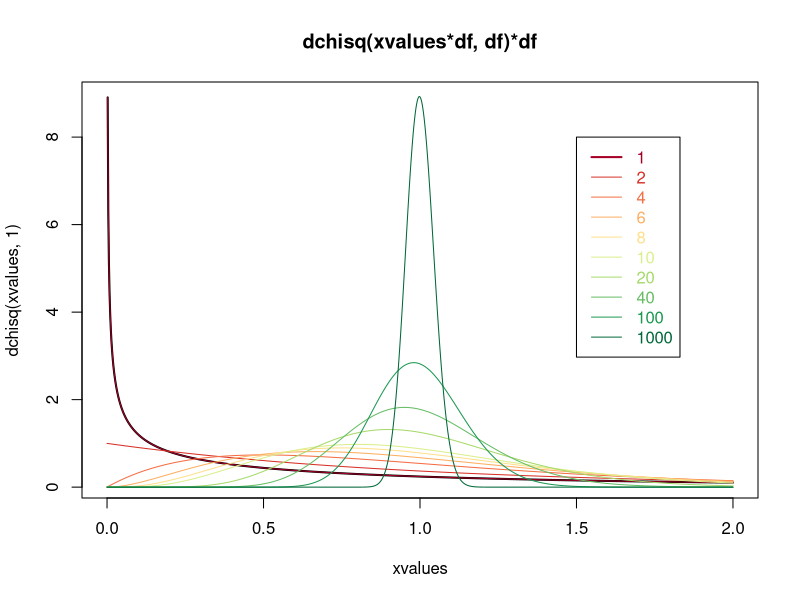
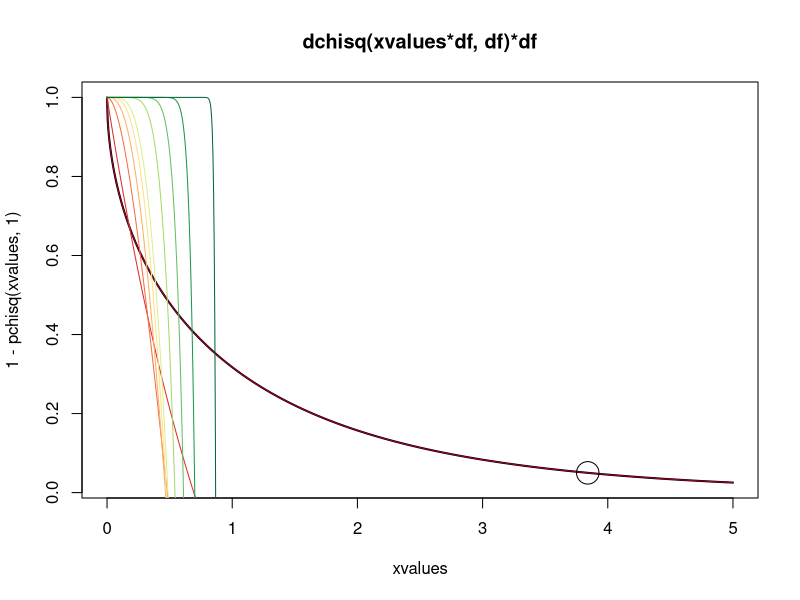

R code for these plots, in order:
xvalues<-seq(0,2,length=1000)
plot(xvalues, dchisq(xvalues, 1), type="l", lwd=2)
dfValues = c(1, 2, 4, 6, 8, 10, 20, 40, 100, 1000)
require("RColorBrewer")
# display.brewer.all()

dfColors = brewer.pal(length(dfValues), "RdYlGn")
names(dfColors) = dfValues
for(df in dfValues)
	lines(xvalues, dchisq(xvalues*df, df)*df, 
		col=dfColors[as.character(df)])
legend(1.5, 8,
	as.character(dfValues),
		text.col=dfColors,
		col=dfColors,
		lty=1,
		lwd=c(2, rep(1,length(dfColors)-1)))
title("dchisq(xvalues*df, df)*df")


####
xvalues<-seq(0,5,length=1000)

plot(xvalues, 1-pchisq(xvalues, 1), type="l", lwd=2)
dfValues = c(1, 2, 4, 6, 8, 10, 20, 40, 100, 1000)
require("RColorBrewer")
# display.brewer.all()

dfColors = brewer.pal(length(dfValues), "RdYlGn")
names(dfColors) = dfValues
for(df in dfValues)
  lines(xvalues, 1-pchisq(xvalues*df, df)*df, 
        col=dfColors[as.character(df)])
points(3.84, 0.05, cex=3)
legend(1.5, 8,
       as.character(dfValues),
       text.col=dfColors,
       col=dfColors,
       lty=1,
       lwd=c(2, rep(1,length(dfColors)-1)))
title("dchisq(xvalues*df, df)*df")